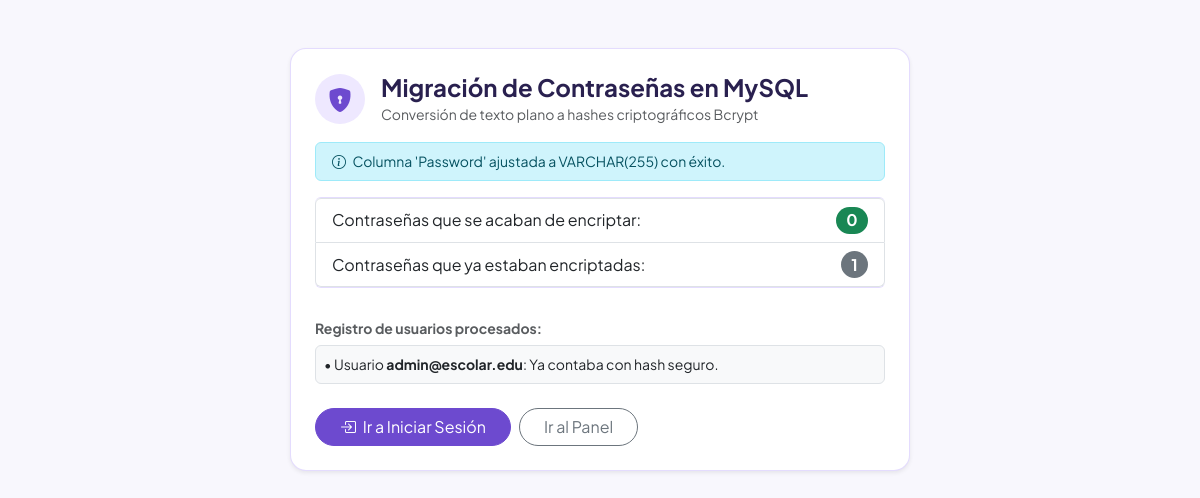
The app's page /migrar_passwords.php, older data.
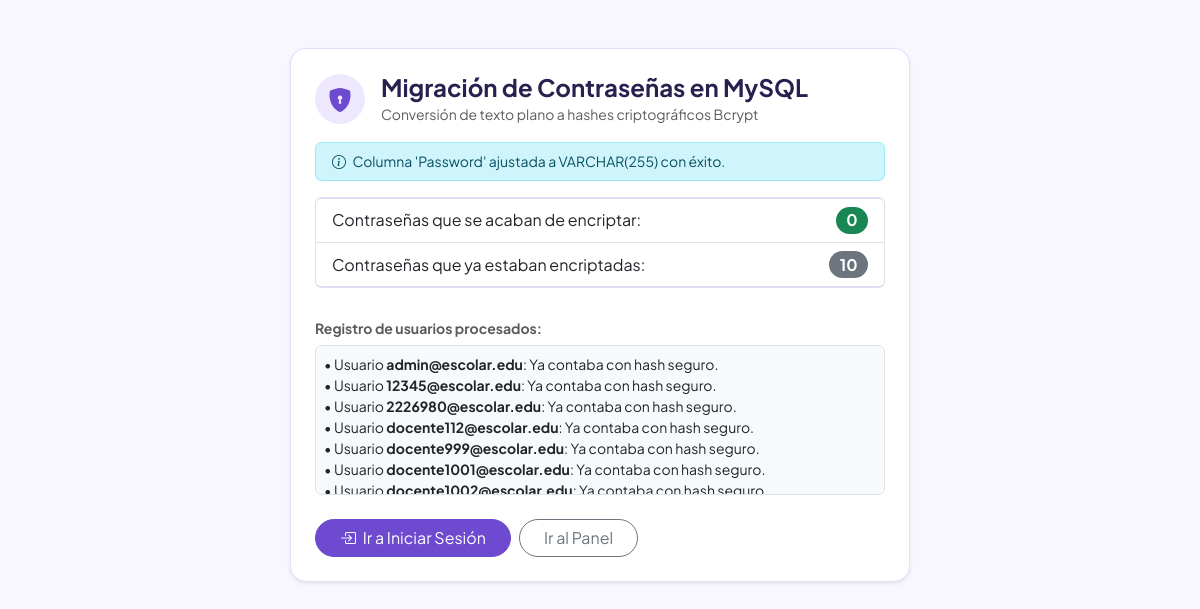
The same page, newer data.
### tables this page shows
CREATE TABLE `usuarios` (
  `IdUsuario` int NOT NULL AUTO_INCREMENT,
  `Correo` varchar(100) NOT NULL,
  `Password` varchar(255) NOT NULL,
  `Rol` varchar(50) NOT NULL,
  PRIMARY KEY (`IdUsuario`),
  UNIQUE KEY `Correo` (`Correo`)
);

### migrar_passwords.php (the view, shortened to what this page needs)
<?php
include("conexion.php");
$alerta_columna = "";
$modificar_col = $conexion->query("ALTER TABLE Usuarios MODIFY Password VARCHAR(255) NOT NULL");
if ($modificar_col) {
    $alerta_columna = "Columna 'Password' ajustada a VARCHAR(255) con éxito.";
} else {
    $alerta_columna = "Nota sobre columna: " . $conexion->error;
}
$resultado = $conexion->query("SELECT IdUsuario, Correo, Password FROM Usuarios");
$total_migrados = 0;
$total_ya_encriptados = 0;
$detalles = [];
if ($resultado && $resultado->num_rows > 0) {
    while ($row = $resultado->fetch_assoc()) {
        $id = $row['IdUsuario'];
        $correo = $row['Correo'];
        $pwd_actual = $row['Password'];
        $info = password_get_info($pwd_actual);
        if ($info['algo'] === 0 || $info['algoName'] === 'unknown' || !str_starts_with($pwd_actual, '$2y$')) {
            $nuevo_hash = password_hash($pwd_actual, PASSWORD_DEFAULT);
            $stmt = $conexion->prepare("UPDATE Usuarios SET Password = ? WHERE IdUsuario = ?");
            if ($stmt) {
                $stmt->bind_param("si", $nuevo_hash, $id);
                $stmt->execute();
                $stmt->close();
                $total_migrados++;
                $detalles[] = "Usuario <b>$correo</b>: Contraseña en texto plano encriptada con éxito.";
            }
        } else {
            $total_ya_encriptados++;
            $detalles[] = "Usuario <b>$correo</b>: Ya contaba con hash seguro.";
        }
    }
}
?>
<!DOCTYPE html>
<html lang="es">
<head>
    <link href="https://cdn.jsdelivr.net/npm/bootstrap@5.3.0/dist/css/bootstrap.min.css" rel="stylesheet">
    <link rel="stylesheet" href="https://cdn.jsdelivr.net/npm/bootstrap-icons@1.11.3/font/bootstrap-icons.min.css">
</head>
<body class="p-4 p-md-5">
    <div class="container col-lg-7">
        <div class="card card-custom shadow-sm bg-white p-4">
            <div class="d-flex align-items-center gap-3 mb-3">
                <div class="rounded-circle d-flex align-items-center justify-content-center" style="width: 50px; height: 50px; background: #EEE8FF; color: #6D4ACF; font-size: 1.5rem;">
                    <i class="bi bi-shield-lock-fill"></i>
                </div>
                <div>
                    <h4 class="fw-bold mb-0" style="color: #29204F;">Migración de Contraseñas en MySQL</h4>
                    <small class="text-muted">Conversión de texto plano a hashes criptográficos Bcrypt</small>
                </div>
            </div>
            <div class="alert alert-info py-2 small">
                <i class="bi bi-info-circle me-1"></i> <?php echo $alerta_columna; ?>
            </div>
            <ul class="list-group mb-3">
                <li class="list-group-item d-flex justify-content-between align-items-center">
                    Contraseñas que se acaban de encriptar:
                    <span class="badge bg-success rounded-pill fs-6"><?php echo $total_migrados; ?></span>
                </li>
                <li class="list-group-item d-flex justify-content-between align-items-center">
                    Contraseñas que ya estaban encriptadas:
                    <span class="badge bg-secondary rounded-pill fs-6"><?php echo $total_ya_encriptados; ?></span>
                </li>
            </ul>
            <h6 class="fw-bold text-muted small mt-3">Registro de usuarios procesados:</h6>
            <div class="border rounded p-2 mb-4 bg-light small" style="max-height: 150px; overflow-y: auto;">
                <?php foreach($detalles as $d) { echo "<div>&bull; $d</div>"; } ?>
            </div>
            <div class="d-flex gap-2">
                <a href="index.php" class="btn btn-primary px-4 rounded-pill" style="background-color: #6D4ACF; border-color: #6D4ACF;">
                    <i class="bi bi-box-arrow-in-right me-1"></i> Ir a Iniciar Sesión
                </a>
                <a href="panel.php" class="btn btn-outline-secondary px-4 rounded-pill">
                    Ir al Panel
                </a>
            </div>
        </div>
    </div>
</body>
</html>

Row changes from the older to the newer data that the page shows:
added usuarios: Correo "12345@escolar.edu"
added usuarios: Correo "2226980@escolar.edu"
added usuarios: Correo "docente112@escolar.edu"
added usuarios: Correo "docente999@escolar.edu"
added usuarios: Correo "docente1001@escolar.edu"
added usuarios: Correo "docente1002@escolar.edu"
Text that changed along with them:
$total_ya_encriptados: "1" → "10"
